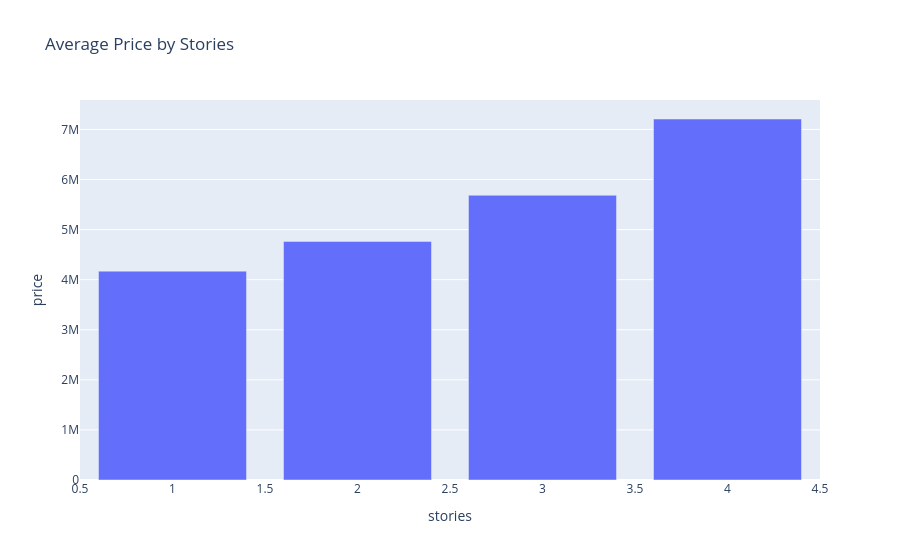

Notebook source saved alongside this figure:
### Code cell
avg_story = df.groupby("stories")["price"].mean().reset_index()

fig = px.bar(
    avg_story,
    x="stories",
    y="price",
    title="Average Price by Stories"
)

fig.show()

### Figure 1 — Plotly figure (JSON) as saved in the notebook; plotly's stock layout.template omitted (floating-point values rounded to 4 significant figures)
{"data": [{"hovertemplate": "stories=%{x}<br>price=%{y}<extra></extra>", "legendgroup": "", "marker": {"color": "#636efa", "pattern": {"shape": ""}}, "name": "", "orientation": "v", "showlegend": false, "textposition": "auto", "type": "bar", "x": [1, 2, 3, 4], "xaxis": "x", "y": [4171000.0, 4764000.0, 5685000.0, 7208000.0], "yaxis": "y"}], "layout": {"barmode": "relative", "legend": {"tracegroupgap": 0}, "title": {"text": "Average Price by Stories"}, "xaxis": {"anchor": "y", "domain": [0, 1], "title": {"text": "stories"}}, "yaxis": {"anchor": "x", "domain": [0, 1], "title": {"text": "price"}}}}
